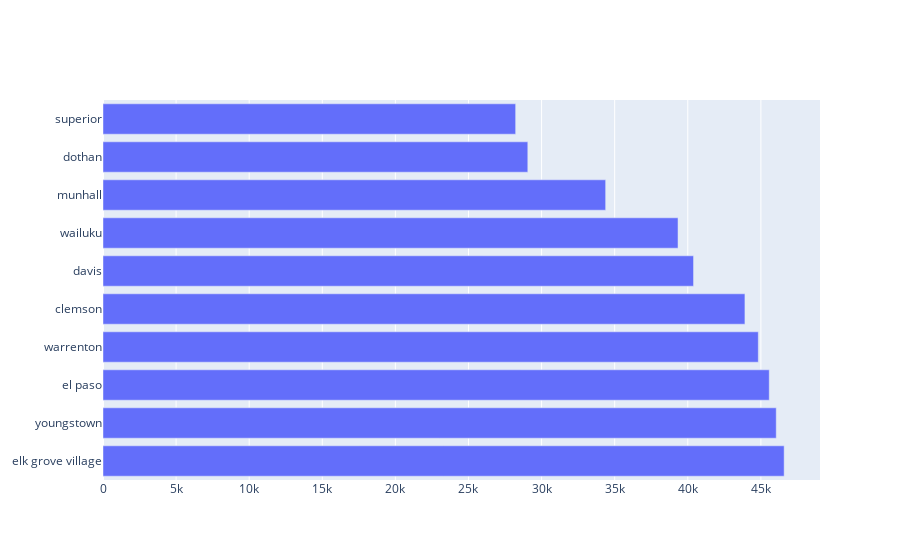

The notebook cell this image was saved under:
### Code cell
fig = go.Figure(go.Bar(
            x=sample.groupby('employer_city').mean()[['prevailing_wage']].sort_values('prevailing_wage')[:10]['prevailing_wage'][::-1],
            y=sample.groupby('employer_city').mean()[['prevailing_wage']].sort_values('prevailing_wage')[:10].index[::-1],
            orientation='h'))

fig.show()

### Figure 1 — Plotly figure (JSON) as saved in the notebook; plotly's stock layout.template omitted (floating-point values rounded to 4 significant figures)
{"data": [{"orientation": "h", "type": "bar", "x": [46592, 46051, 45573, 44824, 43909, 40394, 39333, 34382, 29058, 28226], "y": ["elk grove village", "youngstown", "el paso", "warrenton", "clemson", "davis", "wailuku", "munhall", "dothan", "superior"]}], "layout": {}}
